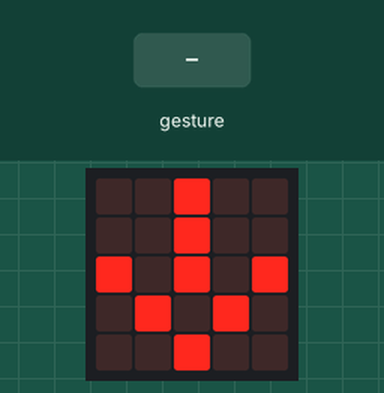
Simulated run of this program. Board: BBC micro:bit (MakeCode). Parts: the board's 5×5 LED display. Inputs (shaded band) come from the test bench. A tilt is held for 1.5 s and a shake lasts 1 s, then the board lies face up again.

Above: at 1.2 s.
1.3 s: gesture 'logo down'
At 2.6 s:
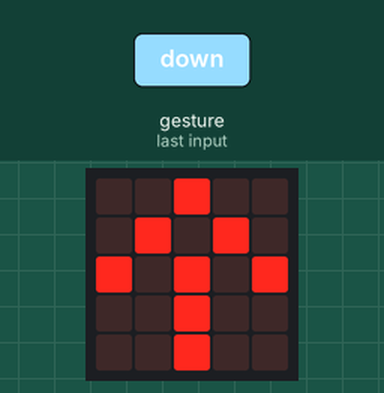
4.3 s: gesture 'tilt right'
At 5.1 s:
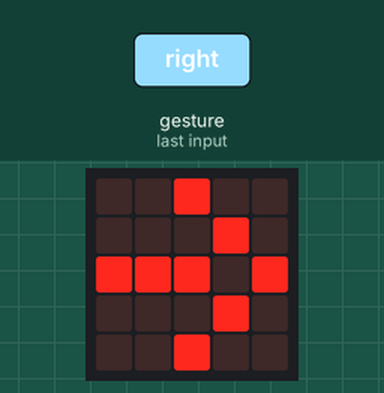
7.3 s: gesture 'tilt left'
At 8.6 s:
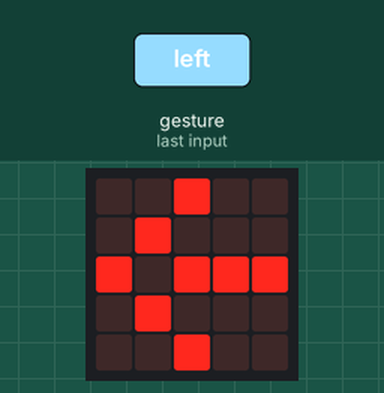
Timing chart, 0 to 10.3 s (numbered marks = the images above; inputs shaded):
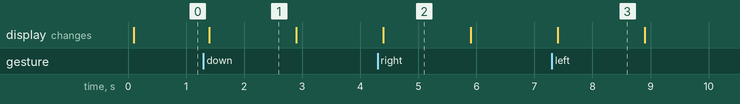

Measured:
- after the input at 1.3 s, the display: changes after 0.10 s (image 1)
- after the input at 4.3 s, the display: changes after 0.10 s (image 2)
- after the input at 7.3 s, the display: changes after 0.10 s (image 3)
- what the display in image 1 shows lasts 1.5 s, from 1.4 s to 2.9 s

The program:

main.ts
```typescript
input.onGesture(Gesture.LogoDown, function () {
    basic.showLeds(`
        . . # . .
        . # . # .
        # . # . #
        . . # . .
        . . # . .
        `)
})
input.onGesture(Gesture.ScreenUp, function () {
    basic.showLeds(`
        . . # . .
        . . # . .
        # . # . #
        . # . # .
        . . # . .
        `)
})
input.onGesture(Gesture.TiltRight, function () {
    basic.showLeds(`
        . . # . .
        . . . # .
        # # # . #
        . . . # .
        . . # . .
        `)
})
input.onGesture(Gesture.LogoUp, function () {
    basic.showLeds(`
        . . # . .
        . . # . .
        # . # . #
        . # . # .
        . . # . .
        `)
})
input.onGesture(Gesture.TiltLeft, function () {
    basic.showLeds(`
        . . # . .
        . # . . .
        # . # # #
        . # . . .
        . . # . .
        `)
})
```

test.ts
```typescript
// tests gaan hier; deze zal niet worden gecompileerd wanneer dit pakket wordt gebruikt als extensie.
```
